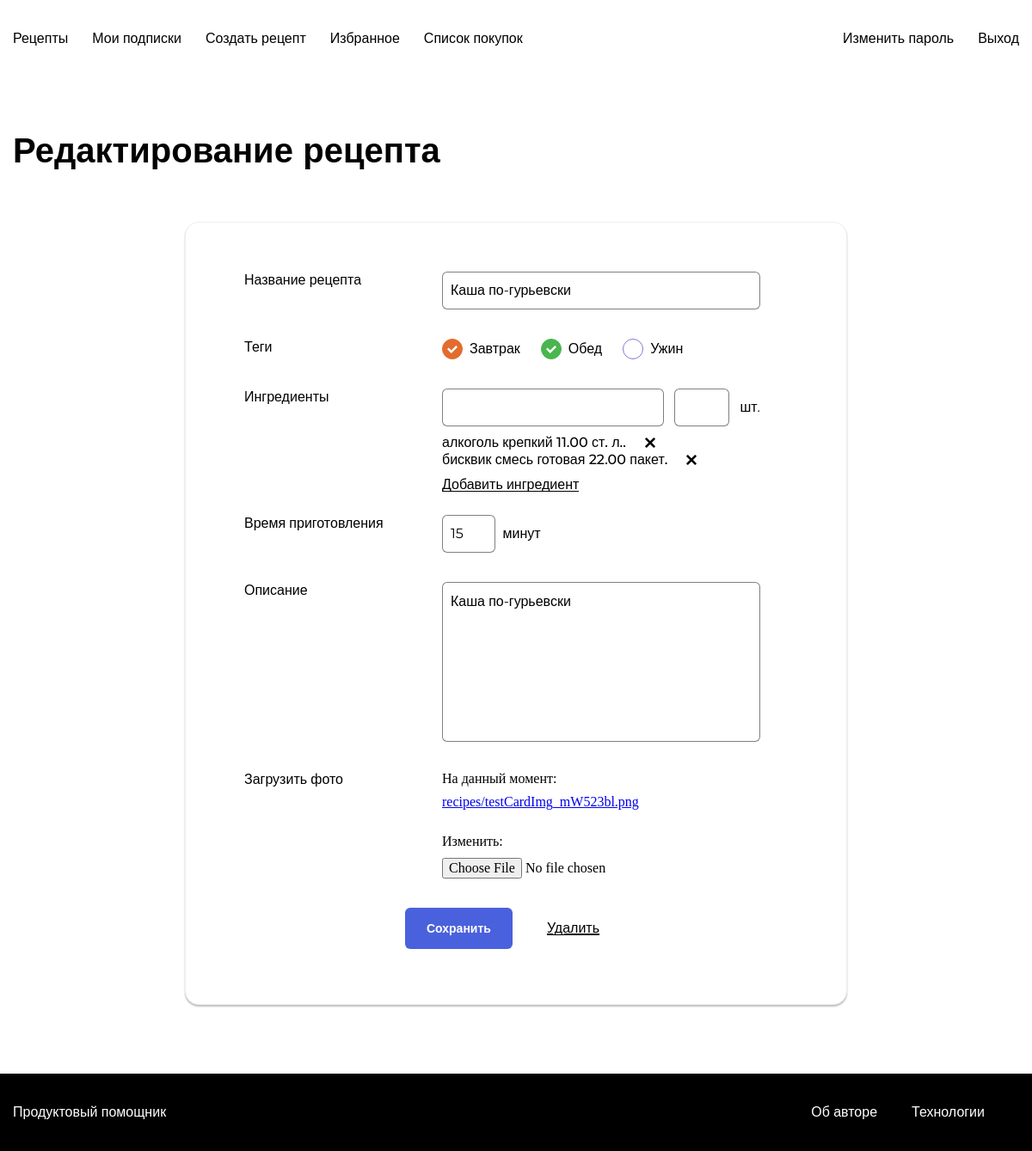
Screenshot of /recipes/kasha-po-gurevski/edit/ (signed in) with the database file from the repository.
### recipes/models.py (models this page shows, shortened)
class Recipe(models.Model):
    author = models.ForeignKey(
        User,
        verbose_name='Автор',
        on_delete=models.CASCADE,
        related_name='recipes',
        help_text='Выберите автора рецепта'
    )
    title = models.CharField(
        max_length=200,
        unique=True,
        verbose_name='Название рецепта',
        help_text='Укажите название рецепта'
    )
    description = models.TextField(
        verbose_name='Описание',
        help_text='Укажите подробное описание рецепта',
    )
    file = models.ImageField(
        verbose_name='Загрузить фото',
        help_text='Загрузите фото приготовленного рецепта',
        upload_to='recipes/'
    )
    ingredients = models.ManyToManyField(
        Ingredient,
        verbose_name='Ингредиенты',
        through='IngredientRecipe',
        help_text='Выберите один или несколько ингредиентов',
        related_name='recipes'
    )
    tags = models.ManyToManyField(
        Tag,
        help_text='Выберите один или несколько ингредиентов тегов',
        verbose_name='Теги',
        related_name='recipes'
    )
    cooking_time = models.IntegerField(
        validators=[MinValueValidator(limit_value=1)],
        verbose_name='Время приготовления',
        help_text='Время приготовления в минутах'
    )
    slug = models.SlugField(
        verbose_name='Ссылка',
        auto_created=True,
        help_text=(
            'Заполняется автоматически по названию рецепта'
        )
    )
    pub_date = models.DateTimeField(
        verbose_name='Дата публикации',
        auto_now_add=True,
    )
    class Meta:
        verbose_name = 'Рецепт'
        verbose_name_plural = 'Рецепты'
        ordering = ('-pub_date',)

class Tag(models.Model):
    name = models.CharField(
        verbose_name='Имя',
        help_text='Введите имя тега',
        max_length=50,
        unique=True
    )
    color = models.CharField(
        verbose_name='Цвет',
        help_text='Введите цвет для тега',
        max_length=50
    )
    slug = models.SlugField(
        verbose_name='Тег',
        auto_created=True,
        help_text='Введите слаг для тега',
        unique=True
    )
    class Meta:
        verbose_name = 'Тег'
        verbose_name_plural = 'Теги'
        ordering = ('name',)

class IngredientRecipe(models.Model):
    ingredient = models.ForeignKey(
        Ingredient,
        verbose_name='Название',
        on_delete=models.CASCADE,
        related_name='ingredientsrecipe'
    )
    recipe = models.ForeignKey(
        Recipe,
        verbose_name='Рецепт',
        on_delete=models.CASCADE,
        related_name='ingredientsrecipe'
    )
    amount = models.DecimalField(
        verbose_name='Количество',
        max_digits=10,
        decimal_places=2,
        validators=[MinValueValidator(float('0.01'))]
    )

class Ingredient(models.Model):
    title = models.CharField(
        max_length=200,
        verbose_name='Название',
        help_text='Введите название ингредиента',
    )
    dimension = models.CharField(
        max_length=50,
        verbose_name='Единица измерения',
        help_text='Введите единицу измерения',
    )
    class Meta:
        verbose_name = 'Ингредиент'
        verbose_name_plural = 'Ингредиенты'

### recipes/views.py (the view)
@login_required
def recipe_edit(request, slug):
    recipe = get_object_or_404(
        Recipe.objects,
        slug=slug
    )
    is_author = recipe.author == request.user
    form = RecipeForm(
        data=request.POST or None,
        files=request.FILES or None,
        instance=recipe
    )
    ingredientsrecipe = recipe.ingredientsrecipe.all()
    if form.is_valid():
        save_recipe(request, form)
        return redirect(
            'recipe_view',
            recipe.slug,
        )
    return render(request, 'formRecipe.html', {
        'form': form,
        'recipe': recipe,
        'ingredientsrecipe': ingredientsrecipe,
        'is_author': is_author
    })

### recipes/forms.py (shortened to what this page needs)
class RecipeForm(forms.ModelForm):
    tags = forms.ModelMultipleChoiceField(
        queryset=Tag.objects.all(),
        to_field_name='slug'
    )
    class Meta:
        model = Recipe
        fields = (
            'title', 'cooking_time', 'description', 'file'
        )
        exclude = ('author', 'pub_date',)
        widgets = {
            'description': forms.Textarea(attrs={'rows': 8}),
        }

### users/templatetags/user_filters.py (called while the page is built)
@register.filter
def addclass(field, css):
    return field.as_widget(attrs={"class": css})

### templates/formRecipe.html (shortened to what this page needs)
{% extends "base.html" %}
{% load static %}
{% block styles %}
<link rel="stylesheet" href="{% static 'pages/form.css' %}">
{% endblock %}
{% block header %}
  {% if is_author %}
    Редактирование рецепта
  {% else %}
    Создание рецепта
  {% endif %}
{% endblock %}
{% block main_content %}
{% load user_filters %}
<div class="form-container">
  <form class="form" method="post" enctype="multipart/form-data">
    <div class="form__group">
      <label for="id_name" class="form__label">
          {{ form.title.field.label }}
      </label>
      <div class="form__field-group">
        {{ form.title|addclass:"form__input" }}
      </div>
    </div>
    <div class="form__group">
      <p class="form__label">Теги
      </p>
      <div class="form__field-group">
        <div class="tags">
          {% for tag in form.tags.field.choices.queryset.all %}
          <div class="tags__item">
            <input type="checkbox" name="tags" value = "{{ tag.slug }}" id="{{ tag.id }}"
            class="tags__checkbox tags__checkbox_style_{{ tag.color }}"
            {% if tag in form.instance.tags.all %} checked {% endif %}/>
            <label for="id_{{ tag.slug }}" class="tags__label">
                {{ tag.name }}
            </label>
          </div>
          {% endfor %}
        </div>
      </div>
    </div>
    <div class="form__group">
      <label for="nameIngredient" class="form__label">
        Ингредиенты
      </label>
        <div class="form__field-group">
          <div class="form__field-group-ingredientes">
            <div class="form__dropdown">
                <input type="text" id="nameIngredient" class="form__input">
            </div>
            <input type="number" id="cantidad" class="form__input" min="0">
            <label for="cantidad" class="form__label" id="cantidadVal">шт.</label>
          </div>
          <div class="form__field-group-ingredientes-container">
            {% if is_author %}
            {% for ingredient in ingredientsrecipe %}
              <div class="form__field-item-ingredient" id="ing_{{ forloop.counter }}">
                <span>
                  {{ ingredient.ingredient.title }} {{ ingredient.amount }} {{ ingredient.ingredient.dimension }}.
                </span>
                <span class="form__field-item-delete"></span>
              </div>
            {% endfor %}
            {% endif %}
          </div>
          <span class="form__ingredient-link" id="addIng">
            Добавить ингредиент
          </span>
        </div>
    </div>
    <div class="form__group">
      <label for="id_time" class="form__label">
        {{ form.cooking_time.field.label }}
      </label>
      <div class="form__field-group form__field-group_time">
        {{ form.cooking_time|addclass:"form__input" }}
        <label for="id_time" class="form__label">минут</label>
      </div>
    </div>
    <div class="form__group">
        <label for="id_description" class="form__label">
            {{ form.description.field.label }}
        </label>
        <div class="form__field-group">
            {{ form.description|addclass:"form__textarea" }}
        </div>
    </div>
    {% if is_author %}
        <div class="form__group">
            <span class="form__label">
                {{ form.file.field.label }}
            </span>
            <div class="form__field-group">
                {{ form.file }}
            </div>
        </div>
        <div class="form__footer">
            <button type="submit" class="button button_style_blue">
                Сохранить
            </button>
            <a style="margin-left: 2.5em"
            href="{% url 'recipe_delete' recipe.slug %}"
            class="form__ingredient-link">
                Удалить
            </a>
        </div>
    {% endif %}
  </form>
</div>
{% endblock %}

### static/pages/form.css (style rules this page uses)
* { box-sizing: border-box; }
html, body { min-height: 100%; }

### static/blocks/body/body.css (style rules this page uses)
.body { display: flex; flex-direction: column; }

### static/blocks/button/button.css (style rules this page uses)
.button { font-family: 'Montserrat', sans-serif; font-style: normal; font-weight: 600; font-size: 14px; background: none; border-radius: 6px; padding: 12px 24px; height: 48px; line-height: 1; text-decoration: none; border: 1px solid transparent; transition: background 0.2s; outline: none; user-select: none; cursor: pointer; width: max-content; }

### static/blocks/button/_style/button_style_blue.css (style rules this page uses)
.button_style_blue { background: #4A61DD; color: #FFFFFF; transition: background 0.2s; }

### static/blocks/form-container/form-container.css (style rules this page uses)
.form-container { display: flex; align-items: center; justify-content: center; margin-top: 59px; }

### static/blocks/form/form.css (style rules this page uses)
.form { display: flex; flex-direction: column; align-items: center; padding: 57px 100px 64px 68px; background: #FFFFFF; border: 1px solid #EEEEEE; box-shadow: 0px 2px 2px rgba(0, 0, 0, 0.25); border-radius: 16px; max-width: 770px; width: 100%; }

### static/blocks/form/__label/form__label.css (style rules this page uses)
.form__label { font-family: 'Montserrat', sans-serif; font-style: normal; font-weight: normal; font-size: 16px; line-height: 20px; color: #000000; max-width: 170px; padding: 0; margin: 0; }

### static/blocks/form/__input/form__input.css (style rules this page uses)
.form__input { background: #FFFFFF; border: 1px solid rgba(0, 0, 0, 0.5); border-radius: 6px; font-family: 'Montserrat', sans-serif; font-style: normal; font-weight: normal; font-size: 16px; line-height: 20px; color: #000000; padding: 12px 9px; max-width: 370px; width: 100%; max-height: 44px; outline: none; }

### static/blocks/form/__group/form__group.css (style rules this page uses)
.form__group { display: flex; width: 100%; margin-bottom: 25px; }

### static/blocks/form/__field-group/form__field-group.css (style rules this page uses)
.form__field-group { display: grid; grid-gap: 9px; grid-template-rows: auto; grid-template-columns: 1fr; align-items: center; margin-left: auto; max-width: 370px; width: 100%; position: relative; }

### static/blocks/form/__textarea/form__textarea.css (style rules this page uses)
.form__textarea { background: #FFFFFF; border: 1px solid rgba(0, 0, 0, 0.5); box-sizing: border-box; border-radius: 6px; resize: none; outline: none; font-family: 'Montserrat', sans-serif; font-style: normal; font-weight: normal; font-size: 16px; line-height: 20px; color: #000000; padding: 12px 9px; width: 100%; }

### static/blocks/form/__field-group-ingredientes/form__field-group-ingredientes.css (style rules this page uses)
.form__field-group-ingredientes { display: grid; grid-template-columns: 8fr 2fr 0.5fr; grid-template-rows: auto; grid-column-gap: 12px; justify-items: end; align-items: center; }

### static/blocks/form/__ingredient-link/form__ingerident-link.css (style rules this page uses)
.form__ingredient-link { font-family: 'Montserrat', sans-serif; font-style: normal; font-weight: normal; font-size: 16px; line-height: 20px; color: #000000; cursor: pointer; justify-self: start; position: relative; grid-row: auto; grid-column: 1/-1; }
.form__ingredient-link:before { content: ''; position: absolute; width: 100%; height: 1px; bottom: 2px; left: 0; background: currentColor; }

### static/blocks/form/__field-group/_time/form__field-group_time.css (style rules this page uses)
.form__field-group_time { grid-template-columns: 2fr 0.5fr 8fr }

### static/blocks/form/__dropdown/form__dropdown.css (style rules this page uses)
.form__dropdown { position: relative; width: 100%; }

### static/blocks/form/__field-item-ingredient/form__field-item-ingredient.css (style rules this page uses)
.form__field-item-ingredient { display: flex; align-items: center; font-family: 'Montserrat', sans-serif; font-style: normal; font-weight: 500; font-size: 16px; line-height: 20px; color: #000000; }

### static/blocks/form/__footer/form__footer.css (style rules this page uses)
.form__footer { display: flex; align-items: center; }

### static/blocks/form/__field-item-delete/form__field-item-delete.css (style rules this page uses)
.form__field-item-delete { display: inline-block; width: 16px; height: 16px; margin-left: 20px; background-size: contain; background: url("../../../images/icons8-delete-16.png"); cursor: pointer; }

### static/blocks/tags/tags.css (style rules this page uses)
.tags { display: flex; height: 100%; flex-direction: row; list-style: none; padding: 0; }

### static/blocks/tags/__item/tags__item.css (style rules this page uses)
.tags__item { display: flex; align-items: center; margin-right: 24px; }
.tags__item:last-child { margin-right: 0; }

### static/blocks/tags/__label/tags__label.css (style rules this page uses)
.tags__label { font-family: 'Montserrat', sans-serif; font-style: normal; font-weight: 500; font-size: 16px; line-height: 20px; color: #000000; cursor: default; }

### static/blocks/tags/__checkbox/tags__checkbox.css (style rules this page uses)
.tags__checkbox { position: relative; width: 24px; height: 24px; border-radius: 50%; color: #ddd; border: 1px solid currentColor; -webkit-appearance: none; outline: none; margin-right: 8px; cursor: pointer; }
.tags__checkbox:checked { background: currentColor; }
.tags__checkbox:checked:before { content: ''; position: absolute; background: url("../../../images/yes.svg"); width: 12px; height: 9px; top: 7px; left: 5px; }

### static/blocks/tags/__checkbox/_style/tags__checkbox_style_green.css (style rules this page uses)
.tags__checkbox_style_green { color: #49B64E; }

### static/blocks/tags/__checkbox/_style/tags__checkbox_style_orange.css (style rules this page uses)
.tags__checkbox_style_orange { color: #E26C2D; }

### static/blocks/tags/__checkbox/_style/tags__checkbox_style_purple.css (style rules this page uses)
.tags__checkbox_style_purple { color: #8775D2; }

### rows the page displays
Recipe: title "Каша по-гурьевски", cooking_time "15", description "Каша по-гурьевски"
Tag: tags "☑", name "Завтрак"
Tag: tags "☑", name "Обед"
Tag: name "Ужин"
IngredientRecipe: ingredient "алкоголь крепкий", amount "11.00", ingredient.dimension "ст. л."
IngredientRecipe: ingredient "бисквик смесь готовая", amount "22.00", ingredient.dimension "пакет"
